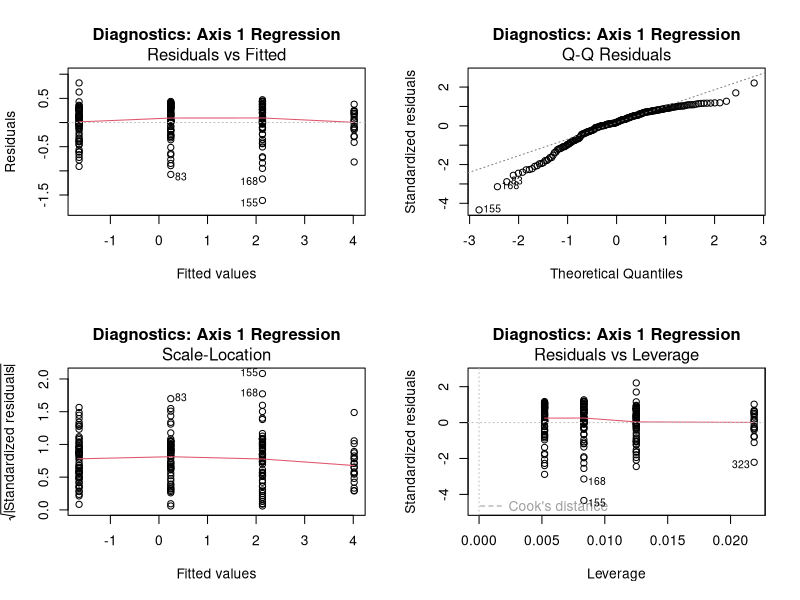

The R source for this figure:
# ==============================================================================
# analysis.R
# Two-Factor Statistical Analysis & Visualization in R (MT2013 - CC09)
# Instructor: Le Xuan Dai
#
# Factor 1: Password Length L on Full Charset (K = 70)
# Factor 2: Charset Complexity K at Fixed Length (L = 4)
# ==============================================================================

# 1. Load Processed Dataset
df <- read.csv("data/processed_experiment_data.csv", stringsAsFactors = FALSE)
cat("=== Total Observations Loaded:", nrow(df), "===\n")

# Check missing values
cat("\nMissing value counts:\n")
print(colSums(is.na(df)))

# 2. Overall Summary Across All Groups
cat("\n======================================================================\n")
cat("Overall Descriptive Statistics by Group\n")
cat("======================================================================\n")
library(stats)
overall_summary <- aggregate(
  cbind(attempts, time_ms) ~ charset_name + length,
  data = df,
  FUN = function(x) c(mean = mean(x), sd = sd(x), median = median(x), iqr = IQR(x))
)
print(overall_summary)

# 3. Axis 1: Length Effect on Full Complexity (K = 70, L in 1..4)
cat("\n======================================================================\n")
cat("Axis 1: Password Length Effect (Full Charset K = 70)\n")
cat("======================================================================\n")
df_axis1 <- subset(df, in_axis1_length == 1)

# One-sample t-tests vs Theoretical E[A] = (70^L + 1) / 2
lengths <- sort(unique(df_axis1$length))
for (L in lengths) {
  sub <- subset(df_axis1, length == L)
  theo_mu <- (70^L + 1) / 2
  t_res <- t.test(sub$attempts, mu = theo_mu, conf.level = 0.95)
  cat(sprintf(
    "L = %d | Theo E[A] = %12.1f | Emp Mean = %12.1f | 95%% CI: [%12.1f, %12.1f] | t = %6.3f, p = %.4f\n",
    L, theo_mu, mean(sub$attempts),
    t_res$conf.int[1], t_res$conf.int[2],
    t_res$statistic, t_res$p.value
  ))
}

# Log-Linear Regression: log10(T) ~ L
model_axis1_log10 <- lm(log10_time_ms ~ length, data = df_axis1)
cat("\n--- OLS Regression: log10(T_ms) ~ Length L ---\n")
print(summary(model_axis1_log10))
cat("95% Confidence Interval for parameters:\n")
print(confint(model_axis1_log10))
cat(sprintf(
  "Theoretical slope log10(70) = %.4f | Empirical slope = %.4f\n",
  log10(70), coef(model_axis1_log10)["length"]
))
cat(sprintf(
  "Implied growth factor 10^b1 = %.2fx per added character (Theoretical = 70x)\n",
  10^(coef(model_axis1_log10)["length"])
))

# 4. Axis 2: Charset Complexity Effect at Fixed Length (L = 4)
cat("\n======================================================================\n")
cat("Axis 2: Charset Complexity Effect at Fixed Length L = 4\n")
cat("======================================================================\n")
df_axis2 <- subset(df, in_axis2_charset == 1)
df_axis2$charset_factor <- factor(
  df_axis2$charset_key,
  levels = c("digits", "lowercase", "alphanumeric", "full"),
  labels = c("Digits (10)", "Lowercase (26)", "Alphanumeric (62)", "Full Special (70)")
)

# One-Way ANOVA on log10(T)
anova_model <- aov(log10_time_ms ~ charset_factor, data = df_axis2)
cat("\n--- One-Way ANOVA Table for log10(Time) across Charset Complexities ---\n")
print(summary(anova_model))

# Tukey HSD Post-hoc Test
cat("\n--- Tukey HSD Post-Hoc Pairwise Comparisons ---\n")
print(TukeyHSD(anova_model))

# Non-parametric Kruskal-Wallis Test
cat("\n--- Kruskal-Wallis Rank Sum Test ---\n")
print(kruskal.test(time_ms ~ charset_factor, data = df_axis2))

# 5. Global Hashing Model: Time (ms) ~ Attempts (A)
cat("\n======================================================================\n")
cat("Global Hashing Speed Model: T_ms ~ Attempts\n")
cat("======================================================================\n")
model_speed <- lm(time_ms ~ attempts, data = df)
print(summary(model_speed))
hash_rate <- 1 / (coef(model_speed)["attempts"] / 1000)
cat(sprintf("Measured CPU Single-Core Hash Rate: %s hashes/sec\n", format(round(hash_rate), big.mark = ",")))

# 6. Diagnostic Plots
pdf("figures/R_diagnostic_plots.pdf", width = 8, height = 6)
par(mfrow = c(2, 2))
plot(model_axis1_log10, main = "Diagnostics: Axis 1 Regression")
dev.off()
cat("\nSaved R diagnostic plots to figures/R_diagnostic_plots.pdf\n")
